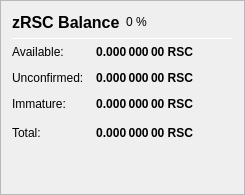
                   <widget class="QFrame" name="frame_ZerocoinBalances">
                    <property name="frameShape">
                     <enum>QFrame::StyledPanel</enum>
                    </property>
                    <property name="frameShadow">
                     <enum>QFrame::Raised</enum>
                    </property>
                    <layout class="QVBoxLayout" name="verticalLayout_7">
                     <item>
                      <layout class="QHBoxLayout" name="horizontalLayout_8" stretch="0,0,0">
                       <item>
                        <widget class="QLabel" name="label_5z_3">
                         <property name="minimumSize">
                          <size>
                           <width>0</width>
                           <height>20</height>
                          </size>
                         </property>
                         <property name="font">
                          <font>
                           <pointsize>12</pointsize>
                           <weight>75</weight>
                           <bold>true</bold>
                          </font>
                         </property>
                         <property name="text">
                          <string>zRSC Balance</string>
                         </property>
                        </widget>
                       </item>
                       <item>
                        <widget class="QLabel" name="labelzRSCPercent">
                         <property name="text">
                          <string notr="true">0 %</string>
                         </property>
                        </widget>
                       </item>
                       <item>
                        <spacer name="horizontalSpacer_11">
                         <property name="orientation">
                          <enum>Qt::Horizontal</enum>
                         </property>
                         <property name="sizeHint" stdset="0">
                          <size>
                           <width>40</width>
                           <height>20</height>
                          </size>
                         </property>
                        </spacer>
                       </item>
                      </layout>
                     </item>
                     <item>
                      <widget class="Line" name="line_ZerocoinBalance">
                       <property name="minimumSize">
                        <size>
                         <width>0</width>
                         <height>1</height>
                        </size>
                       </property>
                       <property name="maximumSize">
                        <size>
                         <width>16777215</width>
                         <height>1</height>
                        </size>
                       </property>
                       <property name="orientation">
                        <enum>Qt::Horizontal</enum>
                       </property>
                      </widget>
                     </item>
                     <item>
                      <layout class="QGridLayout" name="gridLayout_5">
                       <property name="spacing">
                        <number>12</number>
                       </property>
                       <item row="1" column="0">
                        <widget class="QLabel" name="labelzBalanceMatureText">
                         <property name="toolTip">
                          <string>Mature: more than 20 confirmation and more than 1 mint of the same denomination after it was minted.
These zRSC are spendable.</string>
                         </property>
                         <property name="text">
                          <string>Available:</string>
                         </property>
                        </widget>
                       </item>
                       <item row="1" column="1">
                        <widget class="QLabel" name="labelzBalanceMature">
                         <property name="font">
                          <font>
                           <weight>75</weight>
                           <bold>true</bold>
                          </font>
                         </property>
                         <property name="toolTip">
                          <string>Mature: more than 20 confirmation and more than 1 mint of the same denomination after it was minted.
These zRSC are spendable.</string>
                         </property>
                         <property name="text">
                          <string notr="true">0.000 000 00 RSC</string>
                         </property>
                         <property name="alignment">
                          <set>Qt::AlignRight|Qt::AlignTrailing|Qt::AlignVCenter</set>
                         </property>
                        </widget>
                       </item>
                       <item row="2" column="0">
                        <widget class="QLabel" name="labelzBalanceUnconfirmedText">
                         <property name="toolTip">
                          <string>Unconfirmed: less than 20 confirmations
Immature: confirmed, but less than 1 mint of the same denomination after it was minted</string>
                         </property>
                         <property name="text">
                          <string>Unconfirmed:</string>
                         </property>
                        </widget>
                       </item>
                       <item row="2" column="1">
                        <widget class="QLabel" name="labelzBalanceUnconfirmed">
                         <property name="font">
                          <font>
                           <weight>75</weight>
                           <bold>true</bold>
                          </font>
                         </property>
                         <property name="toolTip">
                          <string>Unconfirmed: less than 20 confirmations
Immature: confirmed, but less than 1 mint of the same denomination after it was minted</string>
                         </property>
                         <property name="text">
                          <string notr="true">0.000 000 00 RSC</string>
                         </property>
                         <property name="alignment">
                          <set>Qt::AlignRight|Qt::AlignTrailing|Qt::AlignVCenter</set>
                         </property>
                        </widget>
                       </item>
                       <item row="3" column="0">
                        <widget class="QLabel" name="labelzBalanceImmatureText">
                         <property name="toolTip">
                          <string>Unconfirmed: less than 20 confirmations
Immature: confirmed, but less than 1 mint of the same denomination after it was minted</string>
                         </property>
                         <property name="text">
                          <string>Immature:</string>
                         </property>
                        </widget>
                       </item>
                       <item row="3" column="1">
                        <widget class="QLabel" name="labelzBalanceImmature">
                         <property name="font">
                          <font>
                           <weight>75</weight>
                           <bold>true</bold>
                          </font>
                         </property>
                         <property name="toolTip">
                          <string>Unconfirmed: less than 20 confirmations
Immature: confirmed, but less than 1 mint of the same denomination after it was minted</string>
                         </property>
                         <property name="text">
                          <string notr="true">0.000 000 00 RSC</string>
                         </property>
                         <property name="alignment">
                          <set>Qt::AlignRight|Qt::AlignTrailing|Qt::AlignVCenter</set>
                         </property>
                        </widget>
                       </item>
                       <item row="4" column="0">
                        <widget class="QLabel" name="labelzBalanceText">
                         <property name="toolTip">
                          <string>Your current zRSC balance, unconfirmed and immature zRSC included.</string>
                         </property>
                         <property name="text">
                          <string>Total:</string>
                         </property>
                        </widget>
                       </item>
                       <item row="4" column="1">
                        <widget class="QLabel" name="labelzBalance">
                         <property name="font">
                          <font>
                           <weight>75</weight>
                           <bold>true</bold>
                          </font>
                         </property>
                         <property name="cursor">
                          <cursorShape>IBeamCursor</cursorShape>
                         </property>
                         <property name="toolTip">
                          <string>Your current zRSC balance, unconfirmed and immature zRSC included.</string>
                         </property>
                         <property name="text">
                          <string notr="true">0.000 000 00 RSC</string>
                         </property>
                         <property name="alignment">
                          <set>Qt::AlignRight|Qt::AlignTrailing|Qt::AlignVCenter</set>
                         </property>
                         <property name="textInteractionFlags">
                          <set>Qt::LinksAccessibleByMouse|Qt::TextSelectableByKeyboard|Qt::TextSelectableByMouse</set>
                         </property>
                        </widget>
                       </item>
                       <item row="4" column="2">
                        <spacer name="horizontalSpacer_4">
                         <property name="orientation">
                          <enum>Qt::Horizontal</enum>
                         </property>
                         <property name="sizeHint" stdset="0">
                          <size>
                           <width>40</width>
                           <height>20</height>
                          </size>
                         </property>
                        </spacer>
                       </item>
                      </layout>
                     </item>
                     <item>
                      <spacer name="verticalSpacer_4">
                       <property name="orientation">
                        <enum>Qt::Vertical</enum>
                       </property>
                       <property name="sizeHint" stdset="0">
                        <size>
                         <width>20</width>
                         <height>40</height>
                        </size>
                       </property>
                      </spacer>
                     </item>
                    </layout>
                   </widget>
